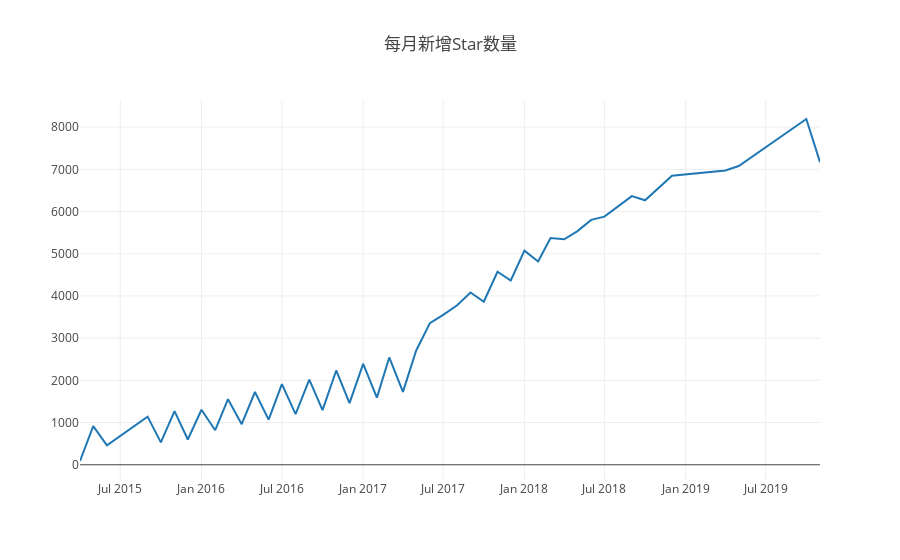

The notebook cell this image was saved under:
### Code cell
var startYear = 2015,
  endYear = 2021;
var years = [];
var repo_id = 23141830;
var query = openDigger.driver.clickhouse.query;
for (var y = startYear; y <= endYear; y++) years.push(y);
console.log('2.1.1 - - - - - - - - - ');
Promise.all(
  years.map((year) => {
    return query(`
    select created_at, repo_stargazers_count
    from github_log.events
    where created_at=${year} and repo_id=${repo_id} and type = 'PullRequestEvent'
    `);
  })
).then((data) => {
  const tmp = {};
  for (let i = 0; i < data.length; i++) {
    for (let j = 0; j < data[i].length; j++) {
      tmp[data[i][j].created_at.slice(0, 7)] = Number(
        data[i][j].repo_stargazers_count
      );
    }
  }
  const ordered = Object.fromEntries(Object.entries(tmp).sort());
  let timeArray = [];
  let countArray = [];
  for (const key in ordered) {
    timeArray.push(key);
    countArray.push(ordered[key]);
  }
  for (let i = 1; i < countArray.length; i++) {
    countArray[i] -= countArray[i - 1]; // count every month add
  }
  for(let i = 0; i < timeArray.length; i++) {
      console.log('年月: ' + timeArray[i]);
      console.log('当月新增Star: ' + countArray[i]);
  }
  var data = [
    {
      x: timeArray,
      y: countArray,
      type: "scatter",
    },
  ];
  openDigger.render.plotly(data, { title: "每月新增Star个数" });
});

### Figure 1 — Plotly figure (JSON) as saved in the notebook; plotly's stock layout.template omitted (floating-point values rounded to 4 significant figures)
{"data": [{"type": "scatter", "x": ["2015-04", "2015-05", "2015-06", "2015-09", "2015-10", "2015-11", "2015-12", "2016-01", "2016-02", "2016-03", "2016-04", "2016-05", "2016-06", "2016-07", "2016-08", "2016-09", "2016-10", "2016-11", "2016-12", "2017-01", "2017-02", "2017-03", "2017-04", "2017-05", "2017-06", "2017-07", "2017-08", "2017-09", "2017-10", "2017-11", "2017-12", "2018-01", "2018-02", "2018-03", "2018-04", "2018-05", "2018-06", "2018-07", "2018-09", "2018-10", "2018-12", "2019-04", "2019-05", "2019-10", "2019-11"], "y": [89, 917, 460, 1140, 530, 1270, 598, 1303, 818, 1554, 962, 1724, 1068, 1912, 1198, 2016, 1294, 2234, 1460, 2391, 1591, 2543, 1726, 2709, 3355, 3550, 3773, 4082, 3863, 4573, 4366, 5074, 4817, 5371, 5342, 5537, 5803, 5880, 6365, 6266, 6850, 6973, 7079, 8193, 7171]}], "layout": {"autosize": true, "title": {"text": "每月新增Star数量"}, "xaxis": {"autorange": true, "range": ["2015-04-01", "2019-11-01"], "type": "date"}, "yaxis": {"autorange": true, "range": [-361.2, 8643.0], "type": "linear"}}}
